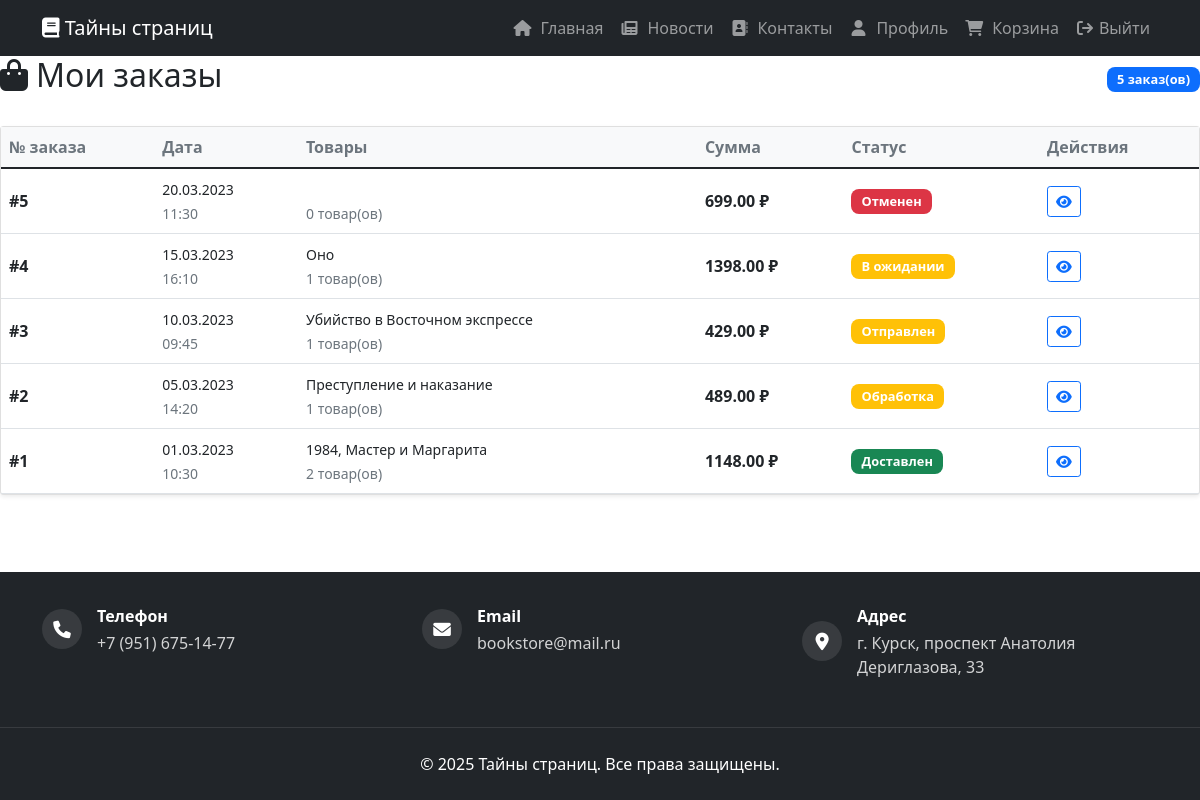
The page /orders/ (signed in) on the database its author committed.
### catalog/models.py (models this page shows, shortened)
class Order(models.Model):
    STATUS_CHOICES = [
        ('pending', 'В ожидании'),
        ('processing', 'Обработка'),
        ('shipped', 'Отправлен'),
        ('delivered', 'Доставлен'),
        ('cancelled', 'Отменен'),
    ]
    DELIVERY_CHOICES = [
        ('pickup', 'Самовывоз'),
        ('delivery', 'Курьерская доставка'),
    ]
    user = models.ForeignKey(User, related_name='orders', on_delete=models.CASCADE, verbose_name="Покупатель")
    created_at = models.DateTimeField(auto_now_add=True, verbose_name="Дата заказа")
    updated_at = models.DateTimeField(auto_now=True, verbose_name="Дата обновления")
    total_amount = models.DecimalField(max_digits=10, decimal_places=2, validators=[MinValueValidator(0)], verbose_name="Общая сумма", null=True)
    status = models.CharField(max_length=20, choices=STATUS_CHOICES, default='pending', verbose_name="Статус заказа")
    shipping_address = models.TextField(verbose_name="Адрес доставки")
    delivery_method = models.CharField(
        max_length=10,
        choices=DELIVERY_CHOICES,
        default='pickup',
        verbose_name='Способ доставки'
    )
    delivery_cost = models.DecimalField(
        max_digits=10,
        decimal_places=2,
        default=0,
        verbose_name='Стоимость доставки'
    )
    total_price = models.DecimalField(
        max_digits=10,
        decimal_places=2,
        default=0,
        verbose_name='Общая стоимость',
        null=True,
        blank=True
    )
    class Meta:
        verbose_name = "Заказ"
        verbose_name_plural = "Заказы"
        ordering = ['-created_at']

class OrderItem(models.Model):
    order = models.ForeignKey(Order, related_name='items', on_delete=models.CASCADE, verbose_name="Заказ")
    book = models.ForeignKey(Book, related_name='order_items', on_delete=models.CASCADE, verbose_name="Книга")
    quantity = models.PositiveIntegerField(verbose_name="Количество")
    price = models.DecimalField(max_digits=10, decimal_places=2, validators=[MinValueValidator(0)], verbose_name="Цена за единицу") # Цена на момент заказа
    class Meta:
        verbose_name = "Позиция в заказе"
        verbose_name_plural = "Позиции в заказе"
        ordering = ['order', 'book']

class Book(models.Model):
    title = models.CharField(max_length=200, verbose_name="Название")
    slug = models.SlugField(max_length=200, unique=True, verbose_name="URL книги")
    author = models.ForeignKey(Author, related_name='books', on_delete=models.SET_NULL, verbose_name="Автор", null=True)
    publisher = models.ForeignKey(Publisher, related_name='books', on_delete=models.SET_NULL, verbose_name="Издательство", null=True)
    categories = models.ManyToManyField(Category, related_name='books', verbose_name="Категории")
    isbn = models.CharField(max_length=13, unique=True, verbose_name="ISBN") # ISBN-13
    description = models.TextField(blank=True, verbose_name="Описание")
    price = models.DecimalField(max_digits=10, decimal_places=2, validators=[MinValueValidator(0)], verbose_name="Цена")
    stock_quantity = models.PositiveIntegerField(verbose_name="Количество на складе")
    created_at = models.DateTimeField(auto_now_add=True, verbose_name="Дата создания записи")
    updated_at = models.DateTimeField(auto_now=True, verbose_name="Дата обновления записи")
    image = models.ImageField(upload_to='images/', help_text="Добавьте изображение обложки", null=True, blank=True)
    class Meta:
        verbose_name = "Книга"
        verbose_name_plural = "Книги"
        ordering = ['title']

### catalog/views.py (the view)
# urls.py: path('orders/', views.order_list, name='order_list'),
@login_required
def order_list(request):
    orders = Order.objects.filter(user=request.user).order_by('-created_at')
    return render(request, 'catalog/order_list.html', {'orders': orders})

### catalog/models.py (called while the page is built)
    def is_admin(self):
        return self.role == 'admin' or self.role == 'admin'

### catalog/templates/catalog/order_list.html (shortened to what this page needs)
{% extends 'base.html' %}
{% block content %}
<div class="row">
    <div class="col-12">
        <div class="d-flex justify-content-between align-items-center mb-4">
            <h2><i class="fas fa-shopping-bag me-2"></i>Мои заказы</h2>
            <span class="badge bg-primary">{{ orders.count }} заказ(ов)</span>
        </div>
        {% if orders %}
        <div class="card shadow-sm">
            <div class="card-body p-0">
                <div class="table-responsive">
                    <table class="table table-hover mb-0">
                        <thead class="table-light">
                            <tr>
                                <th>№ заказа</th>
                                <th>Дата</th>
                                <th>Товары</th>
                                <th>Сумма</th>
                                <th>Статус</th>
                                <th>Действия</th>
                            </tr>
                        </thead>
                        <tbody>
                            {% for order in orders %}
                            <tr>
                                <td>
                                    <strong>#{{ order.id }}</strong>
                                </td>
                                <td>
                                    <small>{{ order.created_at|date:"d.m.Y" }}</small>
                                    <br>
                                    <small class="text-muted">{{ order.created_at|date:"H:i" }}</small>
                                </td>
                                <td>
                                    <small>
                                        {% for item in order.items.all|slice:":2" %}
                                        {{ item.book.title }}{% if not forloop.last %}, {% endif %}
                                        {% endfor %}
                                    </small>
                                    <br>
                                    <small class="text-muted">{{ order.items.count }} товар(ов)</small>
                                </td>
                                <td>
                                    <strong>{{ order.total_amount }} ₽</strong>
                                </td>
                                <td>
                                    <span class="badge bg-{% if order.status == 'delivered' %}success{% elif order.status == 'cancelled' %}danger{% else %}warning{% endif %}">
                                        {{ order.get_status_display }}
                                    </span>
                                </td>
                                <td>
                                    <a href="{% url 'order_detail' order.id %}" class="btn btn-sm btn-outline-primary">
                                        <i class="fas fa-eye"></i>
                                    </a>
                                </td>
                            </tr>
                            {% endfor %}
                        </tbody>
                    </table>
                </div>
            </div>
        </div>
        {% endif %}
    </div>
</div>
{% endblock %}

### catalog/templates/base.html (style rules this page uses)
body { min-height: 100vh; display: flex; flex-direction: column; }

### catalog/templates/catalog/order_list.html (style rules this page uses)
.table th { border-top: none; font-weight: 600; color: #6c757d; }
.table td { vertical-align: middle; }
.badge { font-size: 0.8em; padding: 6px 10px; border-radius: 8px; }

### rows shown on the page
Order: id "5", created_at "20.03.2023", created_at "11:30", items.count "0", total_amount "699.00", status "Отменен"
Order: id "4", created_at "15.03.2023", created_at "16:10", items.count "1", total_amount "1398.00", status "В ожидании"
OrderItem: book "Оно"
Order: id "3", created_at "10.03.2023", created_at "09:45", items.count "1", total_amount "429.00", status "Отправлен"
OrderItem: book "Убийство в Восточном экспрессе"
Order: id "2", created_at "05.03.2023", created_at "14:20", items.count "1", total_amount "489.00", status "Обработка"
OrderItem: book "Преступление и наказание"
Order: id "1", created_at "01.03.2023", created_at "10:30", items.count "2", total_amount "1148.00", status "Доставлен"
OrderItem: book "1984"
OrderItem: book "Мастер и Маргарита"

### other values the page prints
{{ orders.count }} "5"
